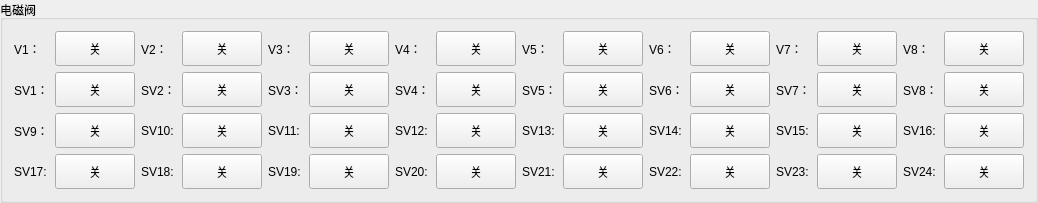
        <widget class="QGroupBox" name="groupBox_3">
         <property name="title">
          <string>电磁阀</string>
         </property>
         <layout class="QVBoxLayout" name="verticalLayout_3">
          <item>
           <layout class="QHBoxLayout" name="horizontalLayout_60">
            <item>
             <widget class="QLabel" name="label_76">
              <property name="minimumSize">
               <size>
                <width>0</width>
                <height>0</height>
               </size>
              </property>
              <property name="text">
               <string>V1：</string>
              </property>
             </widget>
            </item>
            <item>
             <widget class="QPushButton" name="v1Btn">
              <property name="minimumSize">
               <size>
                <width>51</width>
                <height>35</height>
               </size>
              </property>
              <property name="text">
               <string>关</string>
              </property>
              <property name="checkable">
               <bool>true</bool>
              </property>
             </widget>
            </item>
            <item>
             <widget class="QLabel" name="label_84">
              <property name="minimumSize">
               <size>
                <width>0</width>
                <height>0</height>
               </size>
              </property>
              <property name="text">
               <string>V2：</string>
              </property>
             </widget>
            </item>
            <item>
             <widget class="QPushButton" name="v2Btn">
              <property name="minimumSize">
               <size>
                <width>51</width>
                <height>35</height>
               </size>
              </property>
              <property name="text">
               <string>关</string>
              </property>
              <property name="checkable">
               <bool>true</bool>
              </property>
             </widget>
            </item>
            <item>
             <widget class="QLabel" name="label_93">
              <property name="minimumSize">
               <size>
                <width>0</width>
                <height>0</height>
               </size>
              </property>
              <property name="text">
               <string>V3：</string>
              </property>
             </widget>
            </item>
            <item>
             <widget class="QPushButton" name="v3Btn">
              <property name="minimumSize">
               <size>
                <width>51</width>
                <height>35</height>
               </size>
              </property>
              <property name="text">
               <string>关</string>
              </property>
              <property name="checkable">
               <bool>true</bool>
              </property>
             </widget>
            </item>
            <item>
             <widget class="QLabel" name="label_94">
              <property name="minimumSize">
               <size>
                <width>0</width>
                <height>0</height>
               </size>
              </property>
              <property name="text">
               <string>V4：</string>
              </property>
             </widget>
            </item>
            <item>
             <widget class="QPushButton" name="v4Btn">
              <property name="minimumSize">
               <size>
                <width>51</width>
                <height>35</height>
               </size>
              </property>
              <property name="text">
               <string>关</string>
              </property>
              <property name="checkable">
               <bool>true</bool>
              </property>
             </widget>
            </item>
            <item>
             <widget class="QLabel" name="label_95">
              <property name="minimumSize">
               <size>
                <width>0</width>
                <height>0</height>
               </size>
              </property>
              <property name="text">
               <string>V5：</string>
              </property>
             </widget>
            </item>
            <item>
             <widget class="QPushButton" name="v5Btn">
              <property name="minimumSize">
               <size>
                <width>51</width>
                <height>35</height>
               </size>
              </property>
              <property name="text">
               <string>关</string>
              </property>
              <property name="checkable">
               <bool>true</bool>
              </property>
             </widget>
            </item>
            <item>
             <widget class="QLabel" name="label_96">
              <property name="minimumSize">
               <size>
                <width>0</width>
                <height>0</height>
               </size>
              </property>
              <property name="text">
               <string>V6：</string>
              </property>
             </widget>
            </item>
            <item>
             <widget class="QPushButton" name="v6Btn">
              <property name="minimumSize">
               <size>
                <width>51</width>
                <height>35</height>
               </size>
              </property>
              <property name="text">
               <string>关</string>
              </property>
              <property name="checkable">
               <bool>true</bool>
              </property>
             </widget>
            </item>
            <item>
             <widget class="QLabel" name="label_97">
              <property name="minimumSize">
               <size>
                <width>0</width>
                <height>0</height>
               </size>
              </property>
              <property name="text">
               <string>V7：</string>
              </property>
             </widget>
            </item>
            <item>
             <widget class="QPushButton" name="v7Btn">
              <property name="minimumSize">
               <size>
                <width>51</width>
                <height>35</height>
               </size>
              </property>
              <property name="text">
               <string>关</string>
              </property>
              <property name="checkable">
               <bool>true</bool>
              </property>
             </widget>
            </item>
            <item>
             <widget class="QLabel" name="label_98">
              <property name="minimumSize">
               <size>
                <width>0</width>
                <height>0</height>
               </size>
              </property>
              <property name="text">
               <string>V8：</string>
              </property>
             </widget>
            </item>
            <item>
             <widget class="QPushButton" name="v8Btn">
              <property name="minimumSize">
               <size>
                <width>51</width>
                <height>35</height>
               </size>
              </property>
              <property name="text">
               <string>关</string>
              </property>
              <property name="checkable">
               <bool>true</bool>
              </property>
             </widget>
            </item>
           </layout>
          </item>
          <item>
           <layout class="QHBoxLayout" name="horizontalLayout_6">
            <item>
             <widget class="QLabel" name="label_42">
              <property name="minimumSize">
               <size>
                <width>0</width>
                <height>0</height>
               </size>
              </property>
              <property name="text">
               <string>SV1：</string>
              </property>
             </widget>
            </item>
            <item>
             <widget class="QPushButton" name="sv1Btn">
              <property name="minimumSize">
               <size>
                <width>51</width>
                <height>35</height>
               </size>
              </property>
              <property name="text">
               <string>关</string>
              </property>
              <property name="checkable">
               <bool>true</bool>
              </property>
             </widget>
            </item>
            <item>
             <widget class="QLabel" name="label_43">
              <property name="minimumSize">
               <size>
                <width>0</width>
                <height>0</height>
               </size>
              </property>
              <property name="text">
               <string>SV2：</string>
              </property>
             </widget>
            </item>
            <item>
             <widget class="QPushButton" name="sv2Btn">
              <property name="minimumSize">
               <size>
                <width>51</width>
                <height>35</height>
               </size>
              </property>
              <property name="text">
               <string>关</string>
              </property>
              <property name="checkable">
               <bool>true</bool>
              </property>
             </widget>
            </item>
            <item>
             <widget class="QLabel" name="label_44">
              <property name="minimumSize">
               <size>
                <width>0</width>
                <height>0</height>
               </size>
              </property>
              <property name="text">
               <string>SV3：</string>
              </property>
             </widget>
            </item>
            <item>
             <widget class="QPushButton" name="sv3Btn">
              <property name="minimumSize">
               <size>
                <width>51</width>
                <height>35</height>
               </size>
              </property>
              <property name="text">
               <string>关</string>
              </property>
              <property name="checkable">
               <bool>true</bool>
              </property>
             </widget>
            </item>
            <item>
             <widget class="QLabel" name="label_45">
              <property name="minimumSize">
               <size>
                <width>0</width>
                <height>0</height>
               </size>
              </property>
              <property name="text">
               <string>SV4：</string>
              </property>
             </widget>
            </item>
            <item>
             <widget class="QPushButton" name="sv4Btn">
              <property name="minimumSize">
               <size>
                <width>51</width>
                <height>35</height>
               </size>
              </property>
              <property name="text">
               <string>关</string>
              </property>
              <property name="checkable">
               <bool>true</bool>
              </property>
             </widget>
            </item>
            <item>
             <widget class="QLabel" name="label_46">
              <property name="minimumSize">
               <size>
                <width>0</width>
                <height>0</height>
               </size>
              </property>
              <property name="text">
               <string>SV5：</string>
              </property>
             </widget>
            </item>
            <item>
             <widget class="QPushButton" name="sv5Btn">
              <property name="minimumSize">
               <size>
                <width>51</width>
                <height>35</height>
               </size>
              </property>
              <property name="text">
               <string>关</string>
              </property>
              <property name="checkable">
               <bool>true</bool>
              </property>
             </widget>
            </item>
            <item>
             <widget class="QLabel" name="label_47">
              <property name="minimumSize">
               <size>
                <width>0</width>
                <height>0</height>
               </size>
              </property>
              <property name="text">
               <string>SV6：</string>
              </property>
             </widget>
            </item>
            <item>
             <widget class="QPushButton" name="sv6Btn">
              <property name="minimumSize">
               <size>
                <width>51</width>
                <height>35</height>
               </size>
              </property>
              <property name="text">
               <string>关</string>
              </property>
              <property name="checkable">
               <bool>true</bool>
              </property>
             </widget>
            </item>
            <item>
             <widget class="QLabel" name="label_48">
              <property name="minimumSize">
               <size>
                <width>0</width>
                <height>0</height>
               </size>
              </property>
              <property name="text">
               <string>SV7：</string>
              </property>
             </widget>
            </item>
            <item>
             <widget class="QPushButton" name="sv7Btn">
              <property name="minimumSize">
               <size>
                <width>51</width>
                <height>35</height>
               </size>
              </property>
              <property name="text">
               <string>关</string>
              </property>
              <property name="checkable">
               <bool>true</bool>
              </property>
             </widget>
            </item>
            <item>
             <widget class="QLabel" name="label_49">
              <property name="minimumSize">
               <size>
                <width>0</width>
                <height>0</height>
               </size>
              </property>
              <property name="text">
               <string>SV8：</string>
              </property>
             </widget>
            </item>
            <item>
             <widget class="QPushButton" name="sv8Btn">
              <property name="minimumSize">
               <size>
                <width>51</width>
                <height>35</height>
               </size>
              </property>
              <property name="text">
               <string>关</string>
              </property>
              <property name="checkable">
               <bool>true</bool>
              </property>
             </widget>
            </item>
           </layout>
          </item>
          <item>
           <layout class="QHBoxLayout" name="horizontalLayout_40">
            <item>
             <widget class="QLabel" name="label_50">
              <property name="minimumSize">
               <size>
                <width>0</width>
                <height>0</height>
               </size>
              </property>
              <property name="text">
               <string>SV9：</string>
              </property>
             </widget>
            </item>
            <item>
             <widget class="QPushButton" name="sv9Btn">
              <property name="minimumSize">
               <size>
                <width>51</width>
                <height>35</height>
               </size>
              </property>
              <property name="text">
               <string>关</string>
              </property>
              <property name="checkable">
               <bool>true</bool>
              </property>
             </widget>
            </item>
            <item>
             <widget class="QLabel" name="label_51">
              <property name="minimumSize">
               <size>
                <width>0</width>
                <height>0</height>
               </size>
              </property>
              <property name="text">
               <string>SV10:</string>
              </property>
             </widget>
            </item>
            <item>
             <widget class="QPushButton" name="sv10Btn">
              <property name="minimumSize">
               <size>
                <width>51</width>
                <height>35</height>
               </size>
              </property>
              <property name="text">
               <string>关</string>
              </property>
              <property name="checkable">
               <bool>true</bool>
              </property>
             </widget>
            </item>
            <item>
             <widget class="QLabel" name="label_52">
              <property name="minimumSize">
               <size>
                <width>0</width>
                <height>0</height>
               </size>
              </property>
              <property name="text">
               <string>SV11:</string>
              </property>
             </widget>
            </item>
            <item>
             <widget class="QPushButton" name="sv11Btn">
              <property name="minimumSize">
               <size>
                <width>51</width>
                <height>35</height>
               </size>
              </property>
              <property name="text">
               <string>关</string>
              </property>
              <property name="checkable">
               <bool>true</bool>
              </property>
             </widget>
            </item>
            <item>
             <widget class="QLabel" name="label_53">
              <property name="minimumSize">
               <size>
                <width>0</width>
                <height>0</height>
               </size>
              </property>
              <property name="text">
               <string>SV12:</string>
              </property>
             </widget>
            </item>
            <item>
             <widget class="QPushButton" name="sv12Btn">
              <property name="minimumSize">
               <size>
                <width>51</width>
                <height>35</height>
               </size>
              </property>
              <property name="text">
               <string>关</string>
              </property>
              <property name="checkable">
               <bool>true</bool>
              </property>
             </widget>
            </item>
            <item>
             <widget class="QLabel" name="label_54">
              <property name="minimumSize">
               <size>
                <width>0</width>
                <height>0</height>
               </size>
              </property>
              <property name="text">
               <string>SV13:</string>
              </property>
             </widget>
            </item>
            <item>
             <widget class="QPushButton" name="sv13Btn">
              <property name="minimumSize">
               <size>
                <width>51</width>
                <height>35</height>
               </size>
              </property>
              <property name="text">
               <string>关</string>
              </property>
              <property name="checkable">
               <bool>true</bool>
              </property>
             </widget>
            </item>
            <item>
             <widget class="QLabel" name="label_55">
              <property name="minimumSize">
               <size>
                <width>0</width>
                <height>0</height>
               </size>
              </property>
              <property name="text">
               <string>SV14:</string>
              </property>
             </widget>
            </item>
            <item>
             <widget class="QPushButton" name="sv14Btn">
              <property name="minimumSize">
               <size>
                <width>51</width>
                <height>35</height>
               </size>
              </property>
              <property name="text">
               <string>关</string>
              </property>
              <property name="checkable">
               <bool>true</bool>
              </property>
             </widget>
            </item>
            <item>
             <widget class="QLabel" name="label_56">
              <property name="minimumSize">
               <size>
                <width>0</width>
                <height>0</height>
               </size>
              </property>
              <property name="text">
               <string>SV15:</string>
              </property>
             </widget>
            </item>
            <item>
             <widget class="QPushButton" name="sv15Btn">
              <property name="minimumSize">
               <size>
                <width>51</width>
                <height>35</height>
               </size>
              </property>
              <property name="text">
               <string>关</string>
              </property>
              <property name="checkable">
               <bool>true</bool>
              </property>
             </widget>
            </item>
            <item>
             <widget class="QLabel" name="label_57">
              <property name="minimumSize">
               <size>
                <width>0</width>
                <height>0</height>
               </size>
              </property>
              <property name="text">
               <string>SV16:</string>
              </property>
             </widget>
            </item>
            <item>
             <widget class="QPushButton" name="sv16Btn">
              <property name="minimumSize">
               <size>
                <width>51</width>
                <height>35</height>
               </size>
              </property>
              <property name="text">
               <string>关</string>
              </property>
              <property name="checkable">
               <bool>true</bool>
              </property>
             </widget>
            </item>
           </layout>
          </item>
          <item>
           <layout class="QHBoxLayout" name="horizontalLayout_42">
            <item>
             <widget class="QLabel" name="label_66">
              <property name="minimumSize">
               <size>
                <width>0</width>
                <height>0</height>
               </size>
              </property>
              <property name="text">
               <string>SV17:</string>
              </property>
             </widget>
            </item>
            <item>
             <widget class="QPushButton" name="sv17Btn">
              <property name="minimumSize">
               <size>
                <width>51</width>
                <height>35</height>
               </size>
              </property>
              <property name="text">
               <string>关</string>
              </property>
              <property name="checkable">
               <bool>true</bool>
              </property>
             </widget>
            </item>
            <item>
             <widget class="QLabel" name="label_67">
              <property name="minimumSize">
               <size>
                <width>0</width>
                <height>0</height>
               </size>
              </property>
              <property name="text">
               <string>SV18:</string>
              </property>
             </widget>
            </item>
            <item>
             <widget class="QPushButton" name="sv18Btn">
              <property name="minimumSize">
               <size>
                <width>51</width>
                <height>35</height>
               </size>
              </property>
              <property name="text">
               <string>关</string>
              </property>
              <property name="checkable">
               <bool>true</bool>
              </property>
             </widget>
            </item>
            <item>
             <widget class="QLabel" name="label_68">
              <property name="minimumSize">
               <size>
                <width>0</width>
                <height>0</height>
               </size>
              </property>
              <property name="text">
               <string>SV19:</string>
              </property>
             </widget>
            </item>
            <item>
             <widget class="QPushButton" name="sv19Btn">
              <property name="minimumSize">
               <size>
                <width>51</width>
                <height>35</height>
               </size>
              </property>
              <property name="text">
               <string>关</string>
              </property>
              <property name="checkable">
               <bool>true</bool>
              </property>
             </widget>
            </item>
            <item>
             <widget class="QLabel" name="label_69">
              <property name="minimumSize">
               <size>
                <width>0</width>
                <height>0</height>
               </size>
              </property>
              <property name="text">
               <string>SV20:</string>
              </property>
             </widget>
            </item>
            <item>
             <widget class="QPushButton" name="sv20Btn">
              <property name="minimumSize">
               <size>
                <width>51</width>
                <height>35</height>
               </size>
              </property>
              <property name="text">
               <string>关</string>
              </property>
              <property name="checkable">
               <bool>true</bool>
              </property>
             </widget>
            </item>
            <item>
             <widget class="QLabel" name="label_70">
              <property name="minimumSize">
               <size>
                <width>0</width>
                <height>0</height>
               </size>
              </property>
              <property name="text">
               <string>SV21:</string>
              </property>
             </widget>
            </item>
            <item>
             <widget class="QPushButton" name="sv21Btn">
              <property name="minimumSize">
               <size>
                <width>51</width>
                <height>35</height>
               </size>
              </property>
              <property name="text">
               <string>关</string>
              </property>
              <property name="checkable">
               <bool>true</bool>
              </property>
             </widget>
            </item>
            <item>
             <widget class="QLabel" name="label_71">
              <property name="minimumSize">
               <size>
                <width>0</width>
                <height>0</height>
               </size>
              </property>
              <property name="text">
               <string>SV22:</string>
              </property>
             </widget>
            </item>
            <item>
             <widget class="QPushButton" name="sv22Btn">
              <property name="minimumSize">
               <size>
                <width>51</width>
                <height>35</height>
               </size>
              </property>
              <property name="text">
               <string>关</string>
              </property>
              <property name="checkable">
               <bool>true</bool>
              </property>
             </widget>
            </item>
            <item>
             <widget class="QLabel" name="label_72">
              <property name="minimumSize">
               <size>
                <width>0</width>
                <height>0</height>
               </size>
              </property>
              <property name="text">
               <string>SV23:</string>
              </property>
             </widget>
            </item>
            <item>
             <widget class="QPushButton" name="sv23Btn">
              <property name="minimumSize">
               <size>
                <width>51</width>
                <height>35</height>
               </size>
              </property>
              <property name="text">
               <string>关</string>
              </property>
              <property name="checkable">
               <bool>true</bool>
              </property>
             </widget>
            </item>
            <item>
             <widget class="QLabel" name="label_73">
              <property name="minimumSize">
               <size>
                <width>0</width>
                <height>0</height>
               </size>
              </property>
              <property name="text">
               <string>SV24:</string>
              </property>
             </widget>
            </item>
            <item>
             <widget class="QPushButton" name="sv24Btn">
              <property name="minimumSize">
               <size>
                <width>51</width>
                <height>35</height>
               </size>
              </property>
              <property name="text">
               <string>关</string>
              </property>
              <property name="checkable">
               <bool>true</bool>
              </property>
             </widget>
            </item>
           </layout>
          </item>
         </layout>
        </widget>
